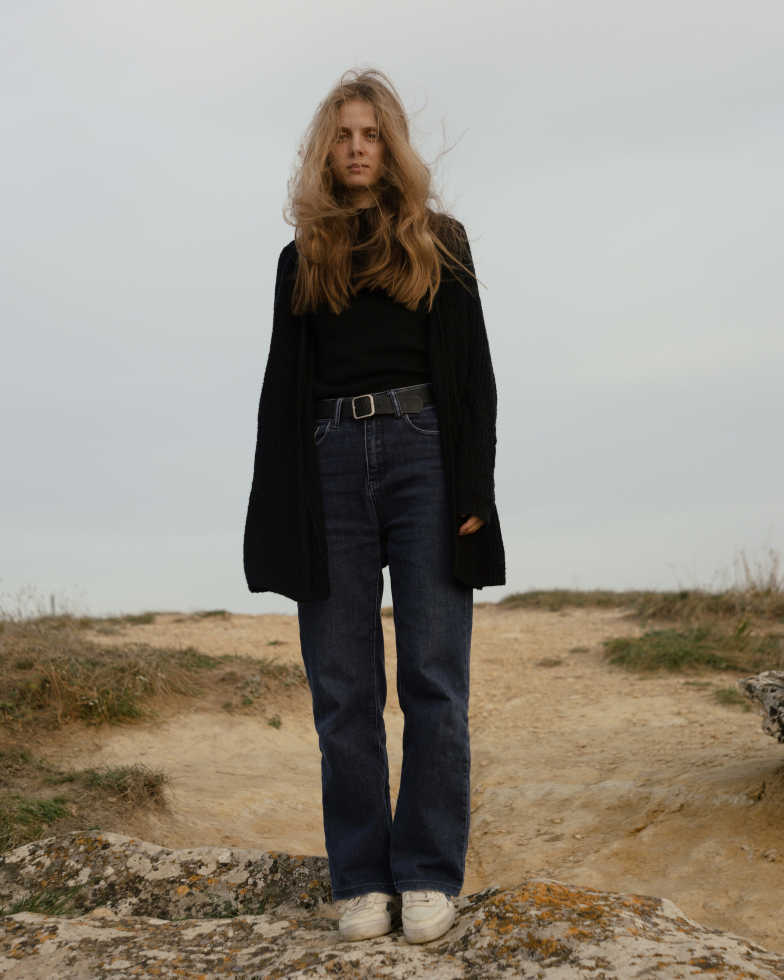
#> input picture Image/alina-chernovolova-O3AsfCJNFiY-unsplash.jpg, 3918 x 4898 px (shown at 1/5 size)
$ python -i test_variance.py   (imports and definitions only)
#> lines starting #> are read from the running program, lines starting #| are printed output that depends on the picture
#> further down, picture is the input picture: PIL image 3918x4898 RGB; mean R, G, B 148.5, 142.2, 131.3
import os
import cv2
import numpy as np
from PIL import Image
from transformers import pipeline

# [1 line that did not run here, left out]

def get_hf_score(pil_img: Image.Image) -> float:
    results = hf_pipe(pil_img)
    fake_prob = 0.0
    for res in results:
        label = str(res['label']).lower()
        if 'fake' in label:
            fake_prob = res['score']
    if fake_prob == 0.0 and len(results) > 0:
        top_label = str(results[0]['label']).lower()
        if 'real' in top_label:
            fake_prob = 1.0 - results[0]['score']
        elif 'fake' in top_label:
            fake_prob = results[0]['score']
    return float(fake_prob)

def fft_score(pil_img: Image.Image) -> float:
    try:
        from scipy.fft import fft2, fftshift
    except ImportError:
        return 0.0
    img_gray = np.array(pil_img.convert("L").resize((256, 256)), dtype=np.float32)
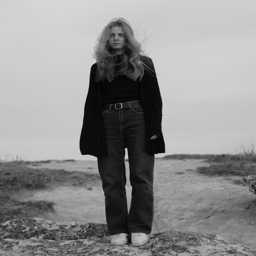
#> img_gray: shape (256, 256) float32; min 0, max 215, mean 142.9
    fft_img  = fftshift(fft2(img_gray))
    magnitude = np.log1p(np.abs(fft_img))
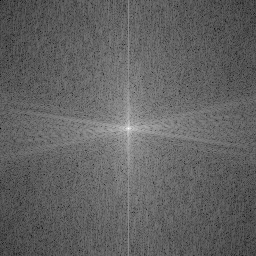
#> magnitude: shape (256, 256) float32; min 1.61, max 16.05, mean 7.2; drawn with min black and max white
    h, w  = magnitude.shape
#> h = 256; w = 256
    cy, cx = h // 2, w // 2
#> cy = 128; cx = 128
    radius = min(h, w) // 6
#> radius = 42
    Y, X     = np.ogrid[:h, :w]
#> Y = 256 values from 0 to 255
    dist     = np.sqrt((X - cx)**2 + (Y - cy)**2)
    low_mask = dist <= radius
    ratio = magnitude[~low_mask].mean() / (magnitude[low_mask].mean() + 1e-8)
#> ratio = 0.772
    natural_min, natural_max = 0.28, 0.78
    if natural_min <= ratio <= natural_max:
        return 0.05
    elif ratio < natural_min:
        return float(min(0.95, 0.20 + (natural_min - ratio) * 3.5))
    else:
        return float(min(0.95, 0.20 + (ratio - natural_max) * 3.5))

def extract_frames(video_path: str, n_frames: int = 15, first_n: int = 60) -> list:
    cap = cv2.VideoCapture(video_path)
    frames, count = [], 0
    step = max(1, first_n // n_frames)
    while count < first_n:
        ret, frame = cap.read()
        if not ret: break
        if count % step == 0:
            frames.append(Image.fromarray(cv2.cvtColor(frame, cv2.COLOR_BGR2RGB)))
        count += 1
    cap.release()
    return frames

folder = "test image and videos"
# [1 line that did not run here, left out]

# [27 lines not run here, left out]

>>> from PIL import Image
>>> picture = Image.open('Image/alina-chernovolova-O3AsfCJNFiY-unsplash.jpg')
>>> result = fft_score(picture)
#> result = 0.05
